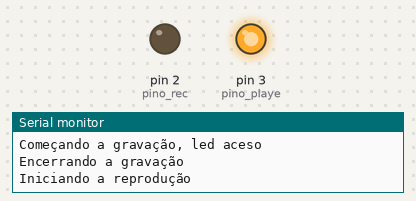
This sketch was run on a simulated Arduino Uno, built with avr-gcc and run on an emulated ATmega328P. Parts: output pins drawn as LEDs (lit = HIGH), the last lines printed to the serial monitor.

Above: at 20.0 s.
At 27.5 s:
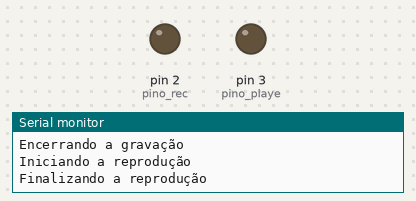
Timing chart, 0 to 32.3 s (numbered marks = the images above):
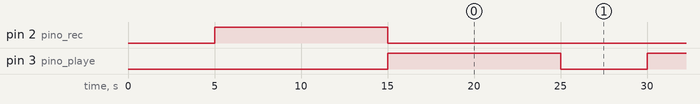

Measured:
- by itself, pin 3 (pino_playe): alternates HIGH for 10.0 s and LOW for 5.0 s

The sketch:

GravaTocaAudio.ino
```cpp
/*
 * Autor: Denilson Gomes Vaz da Silva
 * Graduando em Engenharia da Computação
 * Universidade Federal do Ceará - UFC
 *
 * Código para gravar um audio e ficar reproduzindo repetidamente usando o modulo ISD1820
 * Modulo encontrado no link:
 * https://www.arduinoecia.com.br/2014/08/modulo-gravador-de-voz-e-player-isd1820.html
 */

//Variaveis e Constantes
#define pino_rec 2 //pino_rec
#define pino_playe 3 //pino_playe

void setup()
{
  pinMode(pino_rec, OUTPUT); //pino_rec como saida
  pinMode(pino_playe, OUTPUT); //pino_playe como saida
  Serial.begin(9600); //Inicia o monitor serial

  Serial.println("Vamos começar a gravação em 5 segundos"); //Exibe a mensagem
  for(int i=5;i>0;i--){ //Conta 5 segundos
    Serial.println(i); //Exibe a contagem
    delay(1000); //Espera 1 segundo
  }

  Serial.println("Começando a gravação, led aceso"); //Exibe a mensagem
  digitalWrite(pino_rec, HIGH); //Inicia a gravação
  delay(10000); //Espera 10 segundos
  Serial.println("Encerrando a gravação"); //Exibe a mensagem
  digitalWrite(pino_rec, LOW); // Para a gravacao
}

void loop()
{
  Serial.println("Iniciando a reprodução"); //Exibe a mensagem
  digitalWrite(pino_playe, HIGH); //Inicia a reprodução
  delay(10000); //Espera 10 segundos
  Serial.println("Finalizando a reprodução"); //Exibe a mensagem
  digitalWrite(pino_playe, LOW); //Para a reprodução
  delay(5000); //Espera 5 segundos e reinicia o processo
}
```
